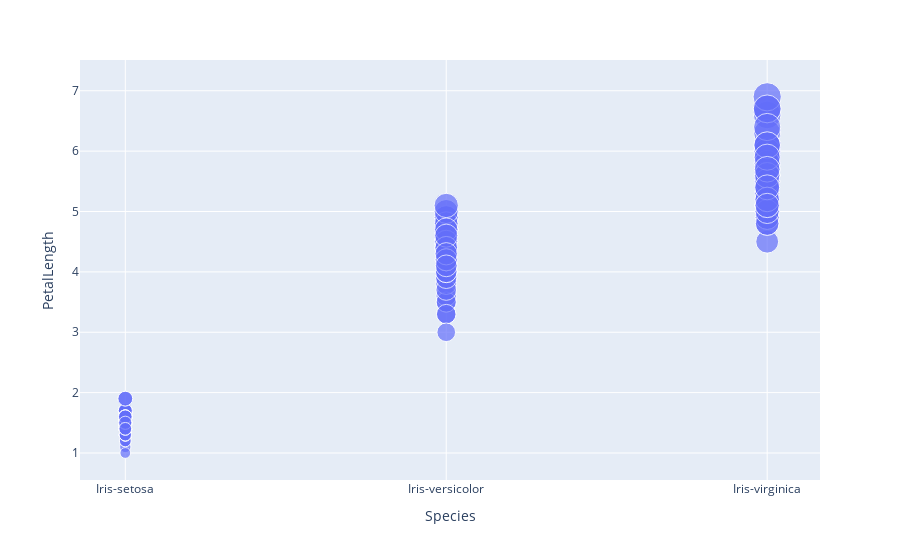

The cell this chart's notebook holds for it:
### Code cell
# Getting insights of the 'PetalLength' column using Scatterplot
px.scatter(iris_data, x='Species', y='PetalLength', size='PetalLength')

### Figure 1 — Plotly figure (JSON) as saved in the notebook; plotly's stock layout.template omitted (floating-point values rounded to 4 significant figures; data arrays with more than 128 entries replaced by an {"elided": "..."} marker saying what was removed)
{"data": [{"hovertemplate": "Species=%{x}<br>PetalLength=%{marker.size}<extra></extra>", "legendgroup": "", "marker": {"color": "#636efa", "size": {"elided": "150 float values"}, "sizemode": "area", "sizeref": 0.01725, "symbol": "circle"}, "mode": "markers", "name": "", "orientation": "v", "showlegend": false, "type": "scatter", "x": {"elided": "150 str values"}, "xaxis": "x", "y": {"elided": "150 float values"}, "yaxis": "y"}], "layout": {"legend": {"itemsizing": "constant", "tracegroupgap": 0}, "margin": {"t": 60}, "xaxis": {"anchor": "y", "domain": [0, 1], "title": {"text": "Species"}}, "yaxis": {"anchor": "x", "domain": [0, 1], "title": {"text": "PetalLength"}}}}
